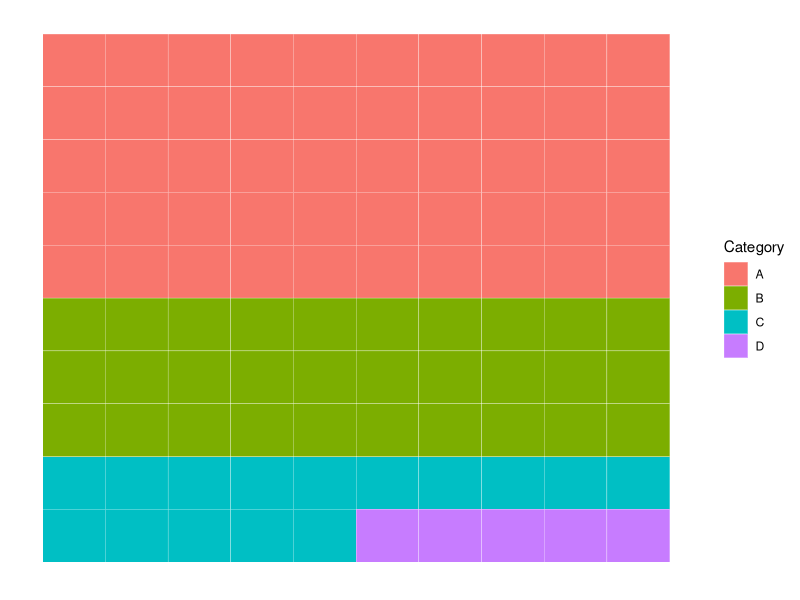
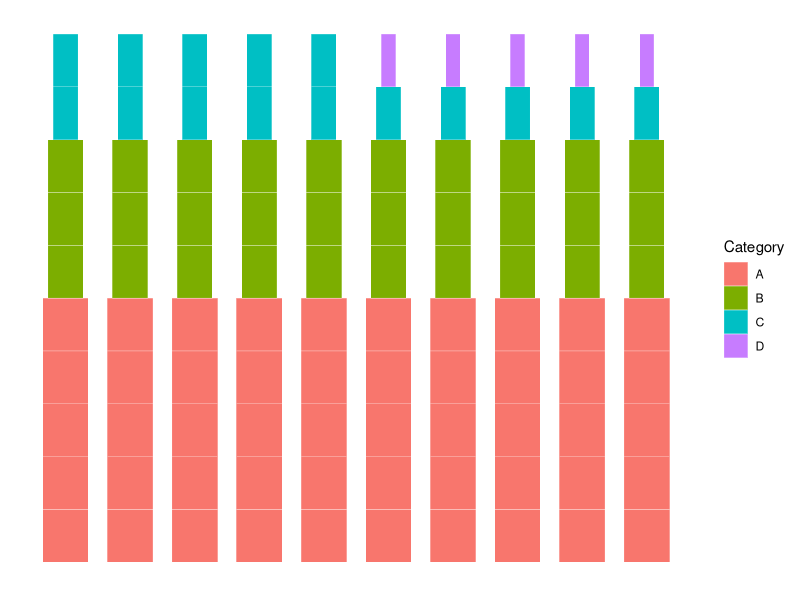
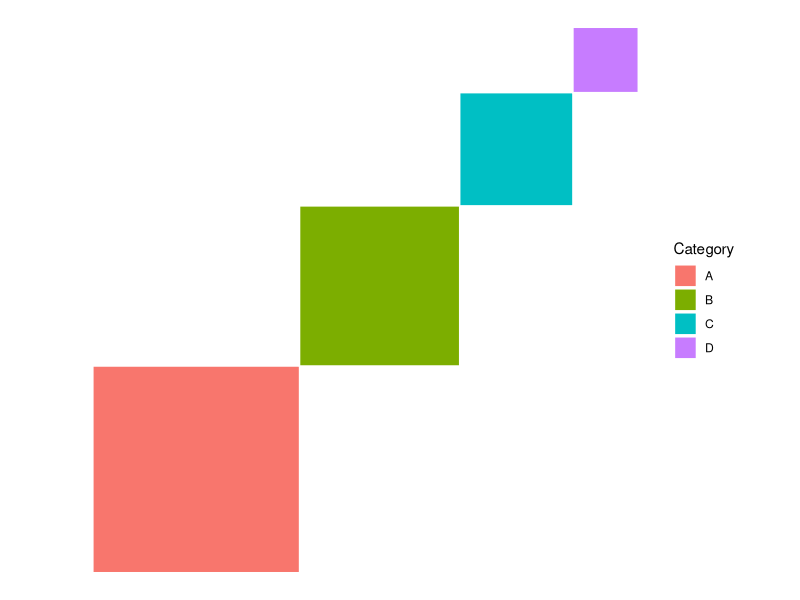
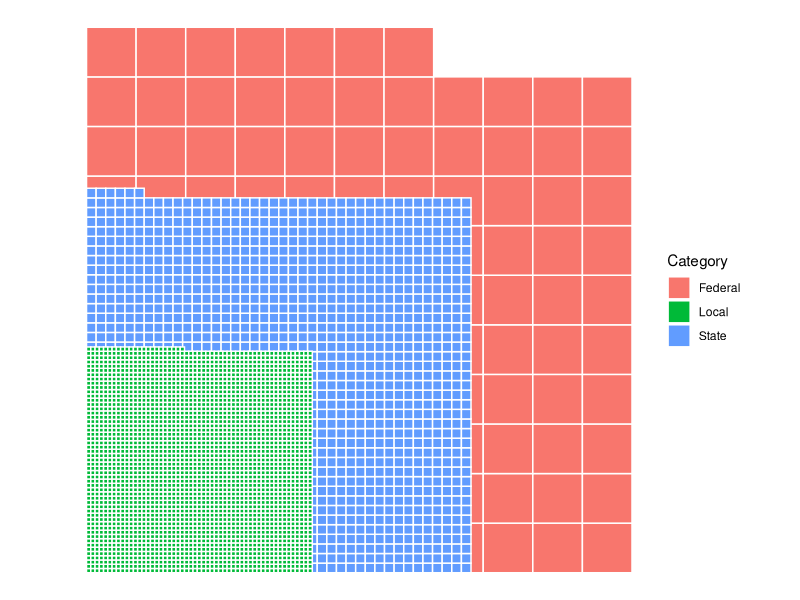
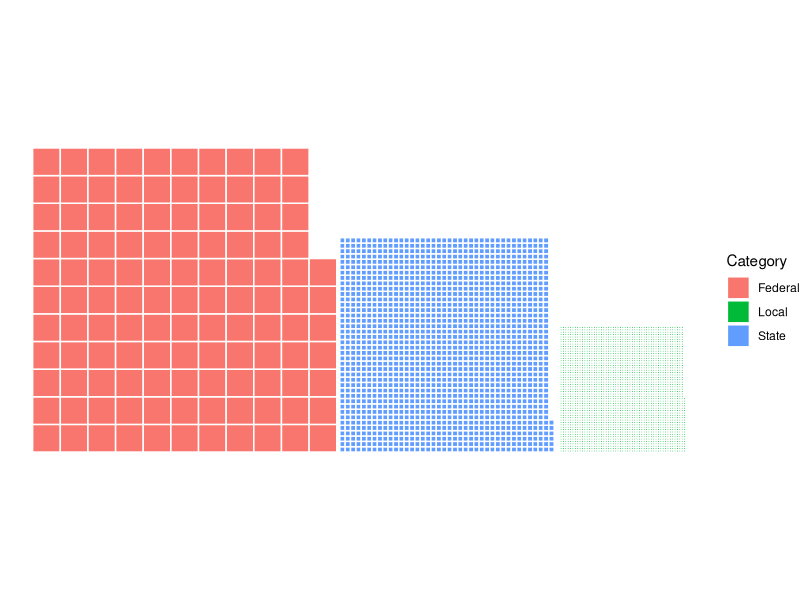
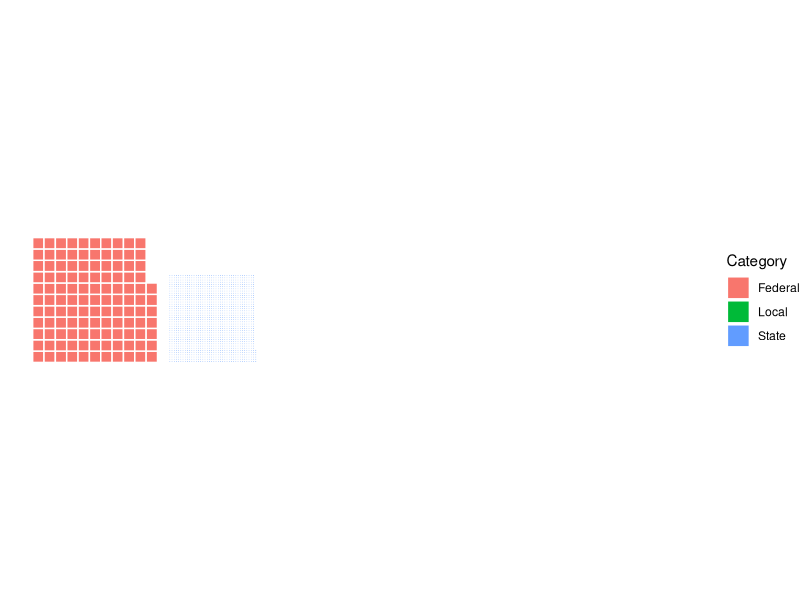

Reproduce these figures in R, in order. (Note: this script raises an error after producing the figures.)
library(tidyverse)


# Example data
data <- data.frame(
  category = c("A", "B", "C", "D"),
  value = c(50, 30, 15, 5) # Proportions or sizes
)

# Normalize values to create proportional sizes
data <- data %>%
  mutate(
    proportion = value / sum(value),          # Calculate proportion
    num_tiles = round(proportion * 100)      # Scale to 100 total tiles
  )

# Generate grid data for the waffle chart
waffle_data <- data %>%
  uncount(num_tiles) %>% # Create a row for each tile
  mutate(
    row = rep(1:10, each = 10, length.out = n()),  # Set grid rows
    col = rep(1:10, times = 10, length.out = n()) # Set grid columns
  )

# Plot the waffle chart
ggplot(waffle_data, aes(x = col, y = row, fill = category)) +
  geom_tile(color = "white") +
  scale_y_reverse() +       # Flip Y-axis for typical waffle orientation
  theme_minimal() +
  theme(
    panel.grid = element_blank(),
    axis.text = element_blank(),
    axis.title = element_blank(),
    axis.ticks = element_blank()
  ) +
  labs(fill = "Category")  # Add legend for categories


# Add unequal tile sizes
waffle_data <- waffle_data %>%
  mutate(
    wproportion = value / sum(value),     # Calculate proportion
    width = sqrt(proportion),           # Map width to square root of proportion
    height = sqrt(proportion)  # Scale width relative to values
  )



ggplot(waffle_data, aes(x = col, y = row, fill = category)) +
  geom_tile(aes(width = width), color = "white") +
 # scale_y_reverse() +
  theme_minimal() +
  theme(
    panel.grid = element_blank(),
    axis.text = element_blank(),
    axis.title = element_blank(),
    axis.ticks = element_blank()
  ) +
  labs(fill = "Category")

# Load necessary libraries
library(ggplot2)
library(dplyr)

# Example data
data <- data.frame(
  category = c("A", "B", "C", "D"),
  value = c(50, 30, 15, 5) # Values to scale sizes
)

# Normalize the values and calculate square dimensions
data <- data %>%
  mutate(
    proportion = value / sum(value),    # Calculate proportion
    size = sqrt(proportion),           # Scale dimensions based on square root of proportion
    area = proportion                  # Area proportional to value
  )

# Arrange squares in a compact grid
grid_layout <- data %>%
  mutate(
    x_start = lag(cumsum(size), default = 0), # Starting x positions
    y_start = cumsum(lag(size, default = 0)), # Adjust y positions to arrange in a grid
    x_end = x_start + size,                   # Ending x positions
    y_end = y_start + size                    # Ending y positions
  )

# Plot the scaled squares in a grid layout
ggplot(grid_layout) +
  geom_rect(
    aes(
      xmin = x_start,
      xmax = x_end,
      ymin = y_start,
      ymax = y_end,
      fill = category
    ),
    color = "white"
  ) +
  coord_fixed() +  # Maintain square proportions
  theme_void() +   # Clean up unnecessary plot elements
  labs(fill = "Category")


# Load necessary libraries
library(ggplot2)
library(dplyr)
library(tidyr)

# Example data: replace this with your actual dataset
data <- data.frame(
  category = c("Federal", "State", "Local"),
  squares = c(117, 1566, 2779),  # Number of squares
  area = c(1358, 683, 238) # Total area for each category
)

# Step 1: Calculate size of each square
data <- data %>%
  mutate(
    square_size = sqrt(area / squares)  # Size (width and height) of each square
  )

# Step 2: Generate grid positions for each category
# We create a grid for each category using the number of squares and scaled size
grid_data <- data %>%
  rowwise() %>%
  mutate(
    square_positions = list(
      expand.grid(
        x = (1:ceiling(sqrt(squares))) * square_size,  # x positions based on square size
        y = (1:ceiling(sqrt(squares))) * square_size  # y positions based on square size
      )[1:squares, ] # Limit to the actual number of squares
    )
  ) %>%
  unnest(square_positions)

# Step 3: Add category to each square for plotting
grid_data <- grid_data %>%
  mutate(
    xmin = x - square_size,  # Bottom-left x coordinate
    xmax = x,                # Top-right x coordinate
    ymin = y - square_size,  # Bottom-left y coordinate
    ymax = y,                # Top-right y coordinate
    category = rep(data$category, data$squares) # Repeat categories based on number of squares
  )

# Step 4: Plot the scaled squares
ggplot(grid_data) +
  geom_rect(
    aes(
      xmin = xmin,
      xmax = xmax,
      ymin = ymin,
      ymax = ymax,
      fill = category
    ),
    color = "white"
  ) +
  coord_fixed() +  # Ensure squares are proportional
  theme_void() +   # Clean up the plot
  labs(fill = "Category")  # Add a legend for categories

# Example data: replace this with your actual dataset
data <- data.frame(
  category = c("Federal", "State", "Local"),
  squares = c(117, 1566, 2779),  # Number of squares
  area = c(1358, 683, 238) # Total area for each category
)

# Step 1: Calculate the size of each square
data <- data %>%
  mutate(
    square_size = sqrt(area / squares)  # Size (width/height) of each square
  )

# Step 2: Generate grid positions for each square within each category
grid_data <- data %>%
  rowwise() %>%
  mutate(
    square_positions = list(
      data.frame(
        x = rep(1:ceiling(sqrt(squares)), each = ceiling(sqrt(squares))),
        y = rep(1:ceiling(sqrt(squares)), times = ceiling(sqrt(squares)))
      )[1:squares, ] # Limit to the actual number of squares
    )
  ) %>%
  unnest(square_positions)

# Step 3: Adjust positions for categories to ensure compact layout
# Offset each category's starting position
category_offsets <- data %>%
  mutate(
    x_offset = cumsum(lag(sqrt(area), default = 0) + 1),  # Add padding between categories
    y_offset = 0                                         # All categories start from y=0
  )

grid_data <- grid_data %>%
  left_join(category_offsets, by = "category") %>%
  mutate(
    x = x * square_size.x + x_offset,  # Adjust x based on category offset
    y = y * square_size.x + y_offset   # Adjust y based on square size
  )

# Step 4: Add dimensions for `geom_rect`
grid_data <- grid_data %>%
  mutate(
    xmin = x - square_size.x,  # Bottom-left x
    xmax = x,                # Top-right x
    ymin = y - square_size.x,  # Bottom-left y
    ymax = y                 # Top-right y
  )

# Step 5: Plot the scaled waffle chart
ggplot(grid_data) +
  geom_rect(
    aes(
      xmin = xmin,
      xmax = xmax,
      ymin = ymin,
      ymax = ymax,
      fill = category
    ),
    color = "white"
  ) +
  coord_fixed() +  # Keep square proportions
  theme_void() +   # Clean up the plot
  labs(fill = "Category")  # Add legend

# Example data: replace this with your actual dataset
data <- data.frame(
  category = c("Federal", "State", "Local"),
  squares = c(117, 1566, 2779),  # Number of squares
  area = c(1358, 683, 238) # Total area for each category
)

# Step 1: Calculate the size of each square
data <- data %>%
  mutate(
    square_size = sqrt(area / squares)  # Size (width/height) of each square
  )

# Step 2: Generate grid positions for each square within each category
grid_data <- data %>%
  rowwise() %>%
  mutate(
    square_positions = list(
      data.frame(
        x = rep(1:ceiling(sqrt(squares)), each = ceiling(sqrt(squares))),
        y = rep(1:ceiling(sqrt(squares)), times = ceiling(sqrt(squares)))
      )[1:squares, ] # Limit to the actual number of squares
    )
  ) %>%
  unnest(square_positions)

# Step 3: Adjust positions for categories to ensure compact layout
# Offset each category's starting position
category_offsets <- data %>%
  mutate(
    x_offset = cumsum(lag(ceiling(sqrt(squares)), default = 0) * max(square_size) + max(square_size)), 
    y_offset = 0
  )

grid_data <- grid_data %>%
  left_join(category_offsets, by = "category") %>%
  mutate(
    x = (x - 1) * square_size.x + x_offset,  # Scale and offset x
    y = (y - 1) * square_size.x + y_offset   # Scale y
  )

# Step 4: Add dimensions for `geom_rect`
grid_data <- grid_data %>%
  mutate(
    xmin = x,                   # Bottom-left x
    xmax = x + square_size.x,     # Top-right x
    ymin = y,                   # Bottom-left y
    ymax = y + square_size.x      # Top-right y
  )

# Step 5: Plot the scaled waffle chart
ggplot(grid_data) +
  geom_rect(
    aes(
      xmin = xmin,
      xmax = xmax,
      ymin = ymin,
      ymax = ymax,
      fill = category
    ),
    color = "white"
  ) +
  coord_fixed() +  # Keep square proportions
  theme_void() +   # Clean up the plot
  labs(fill = "Category")  # Add legend


# Load necessary libraries
library(ggplot2)
library(dplyr)
library(tidyr)

# Input data
data <- data.frame(
  facility_type = c("A", "B", "C"),
  number = c(117, 1566, 2779),       # Number of buckets
  prisoners = c(159000, 1071000, 663000), # Total 
  prisoners_per_facility = c(1358.97, 683.91, 238.57) # Number per bucket
)

# Step 1: Calculate the size of each square
data <- data %>%
  mutate(
    square_size = sqrt(prisoners / number)  # Size (width/height) of each square
  )

# Step 2: Generate grid positions for each square
grid_data <- data %>%
  rowwise() %>%
  mutate(
    square_positions = list(
      data.frame(
        x = rep(1:ceiling(sqrt(number)), each = ceiling(sqrt(number))),
        y = rep(1:ceiling(sqrt(number)), times = ceiling(sqrt(number)))
      )[1:number, ]  # Limit to the actual number of squares
    )
  ) %>%
  unnest(square_positions)

category_offsets <- data %>%
  mutate(
    x_offset = cumsum(lag(ceiling(sqrt(number)) * max(square_size), default = 0) + max(square_size)),
    y_offset = 0
  )

grid_data <- grid_data %>%
  left_join(category_offsets, by = "category") %>%
  mutate(
    x = (x - 1) * square_size.x + x_offset,  # Scale and offset x
    y = (y - 1) * square_size.x + y_offset   # Scale y
  )

# Step 4: Add dimensions for `geom_rect`
grid_data <- grid_data %>%
  mutate(
    xmin = x,                   # Bottom-left x
    xmax = x + square_size.x,     # Top-right x
    ymin = y,                   # Bottom-left y
    ymax = y + square_size.x      # Top-right y
  )

# Step 5: Plot the waffle chart
ggplot(grid_data) +
  geom_rect(
    aes(
      xmin = xmin,
      xmax = xmax,
      ymin = ymin,
      ymax = ymax,
      fill = facility_type
    ),
    color = "white"
  ) +
  coord_fixed() +  # Keep square proportions
  theme_void() +   # Clean up the plot
  labs(fill = "Facility Type")  # Add legend

ggsave(
  filename = "charts/waffle_chart.svg",   # Output file name
  plot = last_plot(),             # Plot to save (can replace with a specific ggplot object)
  device = "svg",                 # Specify SVG as the device
  width = 10,                     # Width of the output file (in inches)
  height = 7                      # Height of the output file (in inches)
)


# Load necessary libraries
library(ggplot2)
library(dplyr)
library(tidyr)

# Input data
data <- data.frame(
  facility_type = c("A", "B", "C"),
  number = c(117, 1566, 2779),       # Number of buckets
  prisoners = c(159000, 1071000, 663000), # Total
  prisoners_per_facility = c(1358.97, 683.91, 238.57) # Number per bucket
)

# Step 1: Calculate the size of each square
data <- data %>%
  mutate(
    square_size = sqrt(prisoners / number)  # Size (width/height) of each square
  )

# Step 2: Generate grid positions for each square
grid_data <- data %>%
  rowwise() %>%
  mutate(
    square_positions = list(
      data.frame(
        x = rep(1:ceiling(sqrt(number)), each = ceiling(sqrt(number))),
        y = rep(1:ceiling(sqrt(number)), times = ceiling(sqrt(number)))
      )[1:number, ]  # Limit to the actual number of squares
    )
  ) %>%
  unnest(square_positions)

# Step 3: Adjust positions for categories based on actual grid width
# Calculate the total grid width for each category
category_offsets <- data %>%
  mutate(
    grid_width = ceiling(sqrt(number)) * square_size,  # Total width of each category's grid
    x_offset = cumsum(lag(grid_width, default = 0) + max(square_size)), # Properly stagger categories
    y_offset = 0
  )

# Join offsets and resolve any potential duplicates
grid_data <- grid_data %>%
  left_join(category_offsets, by = "facility_type") %>%
  mutate(
    square_size = coalesce(square_size.x, square_size.y),  # Resolve duplicated square_size
    x = (x - 1) * square_size + x_offset,                 # Scale and offset x
    y = (y - 1) * square_size + y_offset                  # Scale y
  ) %>%
  select(-square_size.x, -square_size.y)  # Remove duplicate columns

# Step 4: Add dimensions for `geom_rect`
grid_data <- grid_data %>%
  mutate(
    xmin = x,                   # Bottom-left x
    xmax = x + square_size,     # Top-right x
    ymin = y,                   # Bottom-left y
    ymax = y + square_size      # Top-right y
  )

custom_colors <- c("A" = "#05A137", # Red for A
                   "B" = "#3C7E79", # Blue for B
                   "C" = "#05ACA8") # Green for C

# Step 5: Plot the waffle chart
ggplot(grid_data) +
  geom_rect(
    aes(
      xmin = xmin,
      xmax = xmax,
      ymin = ymin,
      ymax = ymax,
      fill = facility_type
    ),
    color = "white"
  ) +
  scale_fill_manual(values = custom_colors) +  # Apply custom colors
  coord_fixed() +  # Keep square proportions
  theme_void() +   # Clean up the plot
  theme(legend.position = "none") +   
  labs(fill = NULL)  # Add legend


# ggplot(grid_data) +
#   geom_point(
#     aes(
#       x = x + square_size / 2,  # Center x for circles
#       y = y + square_size / 2,  # Center y for circles
#       color = facility_type
#     ),
#     size = 5,                   # Size of circles (adjust as needed)
#     shape = 21,                 # Circle shape with fill
#     fill = custom_colors[grid_data$facility_type]  # Fill color
#   ) +
#   scale_color_manual(values = custom_colors) +  # Apply custom colors
#   coord_fixed() +  # Keep proportions
#   theme_void() +   # Clean up the plot
#   labs(color = "Facility Type")  # Add legend for categories

# Step 6: Save the waffle chart as an SVG
if (!dir.exists("charts")) dir.create("charts")  # Ensure the directory exists
ggsave(
  filename = "charts/waffle_chart.svg",   # Output file name
  plot = last_plot(),                    # Plot to save
  device = "svg",                        # Specify SVG as the device
  width = 10,                            # Width of the output file (in inches)
  height = 7                             # Height of the output file (in inches)
)
